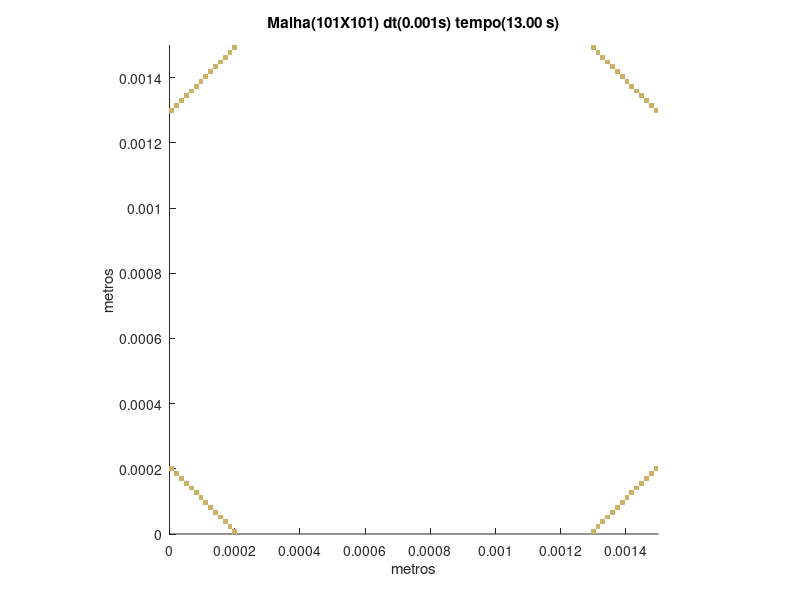

The MATLAB source for this figure:
set (gca,'PlotBoxAspectRatio',[1 1 1],'Xlim',[0,0.0015],'Ylim',[0,0.0015])
hold on
title('Malha(101X101) dt(0.001s) tempo(13.00 s)')
hold on
ylabel('metros')
hold on
xlabel('metros')
hold on

fill([0.000193069306930693 0.000193069306930693 0.000207920792079208 0.000207920792079208],[0 1.48514851485149E-05 1.48514851485149E-05 0],[0.8,0.7,0.4],'LineStyle','none')

fill([0.00129207920792079 0.00129207920792079 0.00130693069306931 0.00130693069306931],[0 1.48514851485149E-05 1.48514851485149E-05 0],[0.8,0.7,0.4],'LineStyle','none')

fill([0.000178217821782178 0.000178217821782178 0.000193069306930693 0.000193069306930693],[1.48514851485149E-05 2.97029702970297E-05 2.97029702970297E-05 1.48514851485149E-05],[0.8,0.7,0.4],'LineStyle','none')

fill([0.00130693069306931 0.00130693069306931 0.00132178217821782 0.00132178217821782],[1.48514851485149E-05 2.97029702970297E-05 2.97029702970297E-05 1.48514851485149E-05],[0.8,0.7,0.4],'LineStyle','none')

fill([0.000163366336633663 0.000163366336633663 0.000178217821782178 0.000178217821782178],[2.97029702970297E-05 4.45544554455446E-05 4.45544554455446E-05 2.97029702970297E-05],[0.8,0.7,0.4],'LineStyle','none')

fill([0.00132178217821782 0.00132178217821782 0.00133663366336634 0.00133663366336634],[2.97029702970297E-05 4.45544554455446E-05 4.45544554455446E-05 2.97029702970297E-05],[0.8,0.7,0.4],'LineStyle','none')

fill([0.000148514851485149 0.000148514851485149 0.000163366336633663 0.000163366336633663],[4.45544554455446E-05 5.94059405940594E-05 5.94059405940594E-05 4.45544554455446E-05],[0.8,0.7,0.4],'LineStyle','none')

fill([0.00133663366336634 0.00133663366336634 0.00135148514851485 0.00135148514851485],[4.45544554455446E-05 5.94059405940594E-05 5.94059405940594E-05 4.45544554455446E-05],[0.8,0.7,0.4],'LineStyle','none')

fill([0.000133663366336634 0.000133663366336634 0.000148514851485149 0.000148514851485149],[5.94059405940594E-05 7.42574257425743E-05 7.42574257425743E-05 5.94059405940594E-05],[0.8,0.7,0.4],'LineStyle','none')

fill([0.00135148514851485 0.00135148514851485 0.00136633663366337 0.00136633663366337],[5.94059405940594E-05 7.42574257425743E-05 7.42574257425743E-05 5.94059405940594E-05],[0.8,0.7,0.4],'LineStyle','none')

fill([0.000118811881188119 0.000118811881188119 0.000133663366336634 0.000133663366336634],[7.42574257425743E-05 8.91089108910891E-05 8.91089108910891E-05 7.42574257425743E-05],[0.8,0.7,0.4],'LineStyle','none')

fill([0.00136633663366337 0.00136633663366337 0.00138118811881188 0.00138118811881188],[7.42574257425743E-05 8.91089108910891E-05 8.91089108910891E-05 7.42574257425743E-05],[0.8,0.7,0.4],'LineStyle','none')

fill([0.000103960396039604 0.000103960396039604 0.000118811881188119 0.000118811881188119],[8.91089108910891E-05 0.000103960396039604 0.000103960396039604 8.91089108910891E-05],[0.8,0.7,0.4],'LineStyle','none')

fill([0.00138118811881188 0.00138118811881188 0.0013960396039604 0.0013960396039604],[8.91089108910891E-05 0.000103960396039604 0.000103960396039604 8.91089108910891E-05],[0.8,0.7,0.4],'LineStyle','none')

fill([8.91089108910891E-05 8.91089108910891E-05 0.000103960396039604 0.000103960396039604],[0.000103960396039604 0.000118811881188119 0.000118811881188119 0.000103960396039604],[0.8,0.7,0.4],'LineStyle','none')

fill([0.0013960396039604 0.0013960396039604 0.00141089108910891 0.00141089108910891],[0.000103960396039604 0.000118811881188119 0.000118811881188119 0.000103960396039604],[0.8,0.7,0.4],'LineStyle','none')

fill([7.42574257425743E-05 7.42574257425743E-05 8.91089108910891E-05 8.91089108910891E-05],[0.000118811881188119 0.000133663366336634 0.000133663366336634 0.000118811881188119],[0.8,0.7,0.4],'LineStyle','none')

fill([0.00141089108910891 0.00141089108910891 0.00142574257425743 0.00142574257425743],[0.000118811881188119 0.000133663366336634 0.000133663366336634 0.000118811881188119],[0.8,0.7,0.4],'LineStyle','none')

fill([5.94059405940594E-05 5.94059405940594E-05 7.42574257425743E-05 7.42574257425743E-05],[0.000133663366336634 0.000148514851485149 0.000148514851485149 0.000133663366336634],[0.8,0.7,0.4],'LineStyle','none')

fill([0.00142574257425743 0.00142574257425743 0.00144059405940594 0.00144059405940594],[0.000133663366336634 0.000148514851485149 0.000148514851485149 0.000133663366336634],[0.8,0.7,0.4],'LineStyle','none')

fill([4.45544554455446E-05 4.45544554455446E-05 5.94059405940594E-05 5.94059405940594E-05],[0.000148514851485149 0.000163366336633663 0.000163366336633663 0.000148514851485149],[0.8,0.7,0.4],'LineStyle','none')

fill([0.00144059405940594 0.00144059405940594 0.00145544554455446 0.00145544554455446],[0.000148514851485149 0.000163366336633663 0.000163366336633663 0.000148514851485149],[0.8,0.7,0.4],'LineStyle','none')

fill([2.97029702970297E-05 2.97029702970297E-05 4.45544554455446E-05 4.45544554455446E-05],[0.000163366336633663 0.000178217821782178 0.000178217821782178 0.000163366336633663],[0.8,0.7,0.4],'LineStyle','none')

fill([0.00145544554455446 0.00145544554455446 0.00147029702970297 0.00147029702970297],[0.000163366336633663 0.000178217821782178 0.000178217821782178 0.000163366336633663],[0.8,0.7,0.4],'LineStyle','none')

fill([1.48514851485149E-05 1.48514851485149E-05 2.97029702970297E-05 2.97029702970297E-05],[0.000178217821782178 0.000193069306930693 0.000193069306930693 0.000178217821782178],[0.8,0.7,0.4],'LineStyle','none')

fill([0.00147029702970297 0.00147029702970297 0.00148514851485149 0.00148514851485149],[0.000178217821782178 0.000193069306930693 0.000193069306930693 0.000178217821782178],[0.8,0.7,0.4],'LineStyle','none')

fill([0 0 1.48514851485149E-05 1.48514851485149E-05],[0.000193069306930693 0.000207920792079208 0.000207920792079208 0.000193069306930693],[0.8,0.7,0.4],'LineStyle','none')

fill([0.00148514851485149 0.00148514851485149 0.0015 0.0015],[0.000193069306930693 0.000207920792079208 0.000207920792079208 0.000193069306930693],[0.8,0.7,0.4],'LineStyle','none')

fill([0 0 1.48514851485149E-05 1.48514851485149E-05],[0.00129207920792079 0.00130693069306931 0.00130693069306931 0.00129207920792079],[0.8,0.7,0.4],'LineStyle','none')

fill([0.00148514851485149 0.00148514851485149 0.0015 0.0015],[0.00129207920792079 0.00130693069306931 0.00130693069306931 0.00129207920792079],[0.8,0.7,0.4],'LineStyle','none')

fill([1.48514851485149E-05 1.48514851485149E-05 2.97029702970297E-05 2.97029702970297E-05],[0.00130693069306931 0.00132178217821782 0.00132178217821782 0.00130693069306931],[0.8,0.7,0.4],'LineStyle','none')

fill([0.00147029702970297 0.00147029702970297 0.00148514851485149 0.00148514851485149],[0.00130693069306931 0.00132178217821782 0.00132178217821782 0.00130693069306931],[0.8,0.7,0.4],'LineStyle','none')

fill([2.97029702970297E-05 2.97029702970297E-05 4.45544554455446E-05 4.45544554455446E-05],[0.00132178217821782 0.00133663366336634 0.00133663366336634 0.00132178217821782],[0.8,0.7,0.4],'LineStyle','none')

fill([0.00145544554455446 0.00145544554455446 0.00147029702970297 0.00147029702970297],[0.00132178217821782 0.00133663366336634 0.00133663366336634 0.00132178217821782],[0.8,0.7,0.4],'LineStyle','none')

fill([4.45544554455446E-05 4.45544554455446E-05 5.94059405940594E-05 5.94059405940594E-05],[0.00133663366336634 0.00135148514851485 0.00135148514851485 0.00133663366336634],[0.8,0.7,0.4],'LineStyle','none')

fill([0.00144059405940594 0.00144059405940594 0.00145544554455446 0.00145544554455446],[0.00133663366336634 0.00135148514851485 0.00135148514851485 0.00133663366336634],[0.8,0.7,0.4],'LineStyle','none')

fill([5.94059405940594E-05 5.94059405940594E-05 7.42574257425743E-05 7.42574257425743E-05],[0.00135148514851485 0.00136633663366337 0.00136633663366337 0.00135148514851485],[0.8,0.7,0.4],'LineStyle','none')

fill([0.00142574257425743 0.00142574257425743 0.00144059405940594 0.00144059405940594],[0.00135148514851485 0.00136633663366337 0.00136633663366337 0.00135148514851485],[0.8,0.7,0.4],'LineStyle','none')

fill([7.42574257425743E-05 7.42574257425743E-05 8.91089108910891E-05 8.91089108910891E-05],[0.00136633663366337 0.00138118811881188 0.00138118811881188 0.00136633663366337],[0.8,0.7,0.4],'LineStyle','none')

fill([0.00141089108910891 0.00141089108910891 0.00142574257425743 0.00142574257425743],[0.00136633663366337 0.00138118811881188 0.00138118811881188 0.00136633663366337],[0.8,0.7,0.4],'LineStyle','none')

fill([8.91089108910891E-05 8.91089108910891E-05 0.000103960396039604 0.000103960396039604],[0.00138118811881188 0.0013960396039604 0.0013960396039604 0.00138118811881188],[0.8,0.7,0.4],'LineStyle','none')

fill([0.0013960396039604 0.0013960396039604 0.00141089108910891 0.00141089108910891],[0.00138118811881188 0.0013960396039604 0.0013960396039604 0.00138118811881188],[0.8,0.7,0.4],'LineStyle','none')

fill([0.000103960396039604 0.000103960396039604 0.000118811881188119 0.000118811881188119],[0.0013960396039604 0.00141089108910891 0.00141089108910891 0.0013960396039604],[0.8,0.7,0.4],'LineStyle','none')

fill([0.00138118811881188 0.00138118811881188 0.0013960396039604 0.0013960396039604],[0.0013960396039604 0.00141089108910891 0.00141089108910891 0.0013960396039604],[0.8,0.7,0.4],'LineStyle','none')

fill([0.000118811881188119 0.000118811881188119 0.000133663366336634 0.000133663366336634],[0.00141089108910891 0.00142574257425743 0.00142574257425743 0.00141089108910891],[0.8,0.7,0.4],'LineStyle','none')

fill([0.00136633663366337 0.00136633663366337 0.00138118811881188 0.00138118811881188],[0.00141089108910891 0.00142574257425743 0.00142574257425743 0.00141089108910891],[0.8,0.7,0.4],'LineStyle','none')

fill([0.000133663366336634 0.000133663366336634 0.000148514851485149 0.000148514851485149],[0.00142574257425743 0.00144059405940594 0.00144059405940594 0.00142574257425743],[0.8,0.7,0.4],'LineStyle','none')

fill([0.00135148514851485 0.00135148514851485 0.00136633663366337 0.00136633663366337],[0.00142574257425743 0.00144059405940594 0.00144059405940594 0.00142574257425743],[0.8,0.7,0.4],'LineStyle','none')

fill([0.000148514851485149 0.000148514851485149 0.000163366336633663 0.000163366336633663],[0.00144059405940594 0.00145544554455446 0.00145544554455446 0.00144059405940594],[0.8,0.7,0.4],'LineStyle','none')

fill([0.00133663366336634 0.00133663366336634 0.00135148514851485 0.00135148514851485],[0.00144059405940594 0.00145544554455446 0.00145544554455446 0.00144059405940594],[0.8,0.7,0.4],'LineStyle','none')

fill([0.000163366336633663 0.000163366336633663 0.000178217821782178 0.000178217821782178],[0.00145544554455446 0.00147029702970297 0.00147029702970297 0.00145544554455446],[0.8,0.7,0.4],'LineStyle','none')

fill([0.00132178217821782 0.00132178217821782 0.00133663366336634 0.00133663366336634],[0.00145544554455446 0.00147029702970297 0.00147029702970297 0.00145544554455446],[0.8,0.7,0.4],'LineStyle','none')

fill([0.000178217821782178 0.000178217821782178 0.000193069306930693 0.000193069306930693],[0.00147029702970297 0.00148514851485149 0.00148514851485149 0.00147029702970297],[0.8,0.7,0.4],'LineStyle','none')

fill([0.00130693069306931 0.00130693069306931 0.00132178217821782 0.00132178217821782],[0.00147029702970297 0.00148514851485149 0.00148514851485149 0.00147029702970297],[0.8,0.7,0.4],'LineStyle','none')

fill([0.000193069306930693 0.000193069306930693 0.000207920792079208 0.000207920792079208],[0.00148514851485149 0.0015 0.0015 0.00148514851485149],[0.8,0.7,0.4],'LineStyle','none')

fill([0.00129207920792079 0.00129207920792079 0.00130693069306931 0.00130693069306931],[0.00148514851485149 0.0015 0.0015 0.00148514851485149],[0.8,0.7,0.4],'LineStyle','none')
